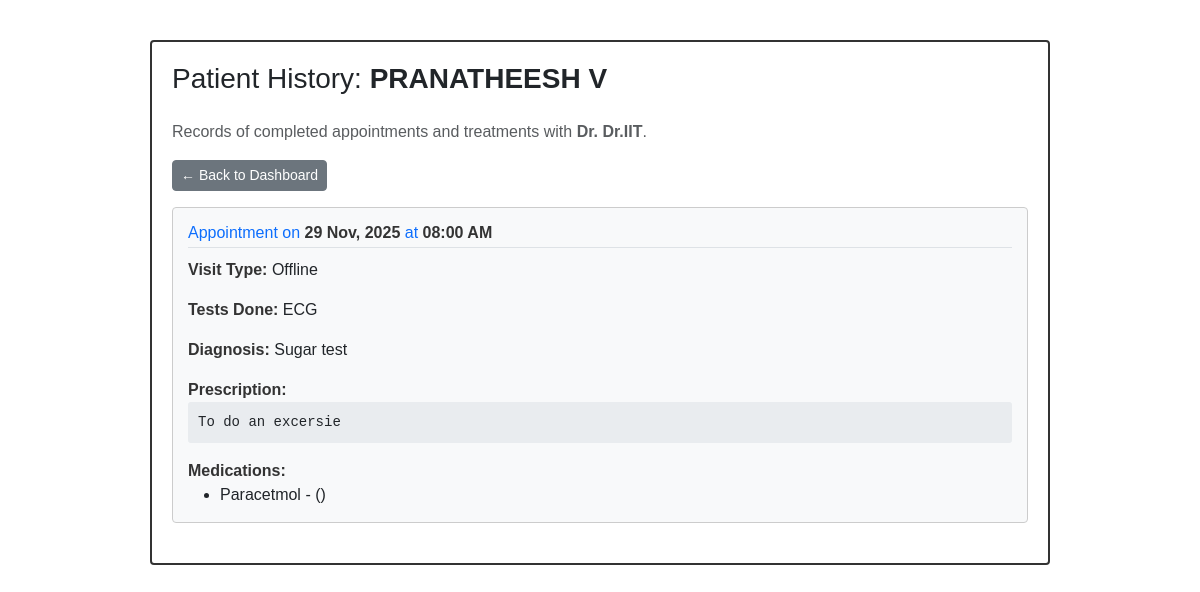
The page /doctor/patient/history/2 (signed in) on the database its author committed.
### models.py (models this page shows, shortened)
class Patient(db.Model, UserMixin):
    __tablename__ = 'patients'
    id = db.Column(db.Integer, primary_key=True)
    name = db.Column(db.String(120), nullable=False)
    email = db.Column(db.String(120), unique=True, nullable=False)
    password_hash = db.Column(db.String(200), nullable=False)
    age = db.Column(db.Integer)
    gender = db.Column(db.String(10))
    is_blacklisted = db.Column(db.Boolean, default=False, nullable=False)
    appointments = db.relationship('Appointment', backref='patient', lazy=True)

class Doctor(db.Model, UserMixin):
    __tablename__ = 'doctors'
    id = db.Column(db.Integer, primary_key=True)
    name = db.Column(db.String(120), nullable=False)
    email = db.Column(db.String(120), unique=True, nullable=False)
    specialization = db.Column(db.String(120))
    department_id = db.Column(db.Integer, db.ForeignKey('departments.id'), nullable=True)
    bio = db.Column(db.Text, nullable=True)
    is_blacklisted = db.Column(db.Boolean, default=False, nullable=False)
    experience = db.Column(db.Integer, nullable=True)
    password_hash = db.Column(db.String(200), nullable=False, default='pbkdf2:sha256:dummy')
    appointments = db.relationship('Appointment', backref='doctor', lazy=True)
    availability = db.relationship('DoctorAvailability', backref='doctor', lazy=True)

class Appointment(db.Model):
    __tablename__ = 'appointments'
    id = db.Column(db.Integer, primary_key=True)
    patient_id = db.Column(db.Integer, db.ForeignKey('patients.id'), nullable=False)
    doctor_id = db.Column(db.Integer, db.ForeignKey('doctors.id'), nullable=False)
    date = db.Column(db.Date, nullable=False)
    time = db.Column(db.Time, nullable=False)
    status = db.Column(db.String(50), nullable=False, default='Booked')
    treatment = db.relationship('Treatment', backref='appointment', uselist=False, cascade="all, delete-orphan")

class Treatment(db.Model):
    __tablename__ = 'treatments'
    id = db.Column(db.Integer, primary_key=True)
    appointment_id = db.Column(db.Integer, db.ForeignKey('appointments.id'), nullable=False)
    visit_type = db.Column(db.String(100), nullable=True)
    test_done = db.Column(db.String(200), nullable=True)
    diagnosis = db.Column(db.Text, nullable=True)
    prescription = db.Column(db.Text, nullable=True)
    medicines = db.Column(db.Text, nullable=True)
    created_at = db.Column(db.DateTime, default=datetime.utcnow)
    def get_medicines_list(self):
        if self.medicines:
            try:
                return json.loads(self.medicines)
            except:
                return []
        return []

### app.py (the view)
@app.route('/doctor/patient/history/<int:patient_id>')
@login_required
def doctor_patient_history(patient_id):
    if session.get('role') != 'doctor':
        flash('Access denied.', 'danger')
        return redirect(url_for('home'))
    patient = db.get_or_404(Patient, patient_id)
    completed_history = Appointment.query.filter(
        Appointment.patient_id == patient.id,
        Appointment.doctor_id == current_user.id,
        Appointment.status == 'Completed'
    ).order_by(Appointment.date.desc(), Appointment.time.desc()).all()
    return render_template('doctor_patient_history.html',
                           patient=patient,
                           history=completed_history,
                           doctor_name=current_user.name)

### app.py (called while the page is built)
@login_manager.user_loader
def load_user(user_id):
    role = session.get('role')
    if role == 'doctor':
        return db.session.get(Doctor, int(user_id))
    else:
        return db.session.get(Patient, int(user_id))

### templates/doctor_patient_history.html (shortened to what this page needs)
<!DOCTYPE html>
<html>
<head>
    <link href="https://cdn.jsdelivr.net/npm/bootstrap@5.3.0/dist/css/bootstrap.min.css" rel="stylesheet">
</head>
<body>
    <div class="history-container">
        <h3 class="mb-4">Patient History: <strong>{{ patient.name }}</strong></h3>
        <p class="text-muted">Records of completed appointments and treatments with <strong>Dr. {{ doctor_name }}</strong>.</p>
        <a href="{{ url_for('doctor_dashboard') }}" class="btn btn-sm btn-secondary mb-3">&larr; Back to Dashboard</a>
        {% if history %}
            {% for appt in history %}
            <div class="record-box">
                <h6>Appointment on <strong>{{ appt.date.strftime('%d %b, %Y') }}</strong> at <strong>{{ appt.time.strftime('%I:%M %p') }}</strong></h6>
                {% if appt.treatment %}
                    <p><strong>Visit Type:</strong> {{ appt.treatment.visit_type or 'N/A' }}</p>
                    <p><strong>Tests Done:</strong> {{ appt.treatment.test_done or 'None' }}</p>
                    <p><strong>Diagnosis:</strong> {{ appt.treatment.diagnosis or 'No Diagnosis Recorded' }}</p>
                    <div class="mt-3">
                        <strong>Prescription:</strong>
                        <pre style="background-color: #e9ecef; padding: 10px; border-radius: 3px; white-space: pre-wrap;">{{ appt.treatment.prescription or 'N/A' }}</pre>
                    </div>
                    {% set medicines = appt.treatment.get_medicines_list() %}
                    {% if medicines %}
                    <div class="mt-3">
                        <strong>Medications:</strong>
                        <ul class="mb-0">
                        {% for med in medicines %}
                            <li>{{ med.name }} - {{ med.dosage }} ({{ med.frequency }})</li>
                        {% endfor %}
                        </ul>
                    </div>
                    {% endif %}
                {% else %}
                    <p class="text-danger"><strong>No treatment details recorded for this appointment.</strong></p>
                {% endif %}
            </div>
            {% endfor %}
        {% else %}
            <div class="alert alert-warning">No completed treatment history found for this patient with you.</div>
        {% endif %}
    </div>
</body>
</html>

### templates/doctor_patient_history.html (style rules this page uses)
body { background-color: #ffffff; font-family: sans-serif; }
.history-container { max-width: 900px; margin: 40px auto; border: 2px solid #333; border-radius: 4px; overflow: hidden; padding: 20px; }
.record-box { border: 1px solid #ccc; padding: 15px; margin-bottom: 20px; border-radius: 4px; background-color: #f8f9fa; }
.record-box h6 { color: #0d6efd; border-bottom: 1px solid #dee2e6; padding-bottom: 5px; margin-bottom: 10px; }
.record-box strong { color: #333; }

### rows shown on the page
Patient: name "PRANATHEESH V"
Doctor: name "Dr.IIT"
Appointment: date "29 Nov, 2025", time "08:00 AM", treatment "Offline", treatment "ECG", treatment "Sugar test", treatment "To do an excersie", name "Paracetmol"
